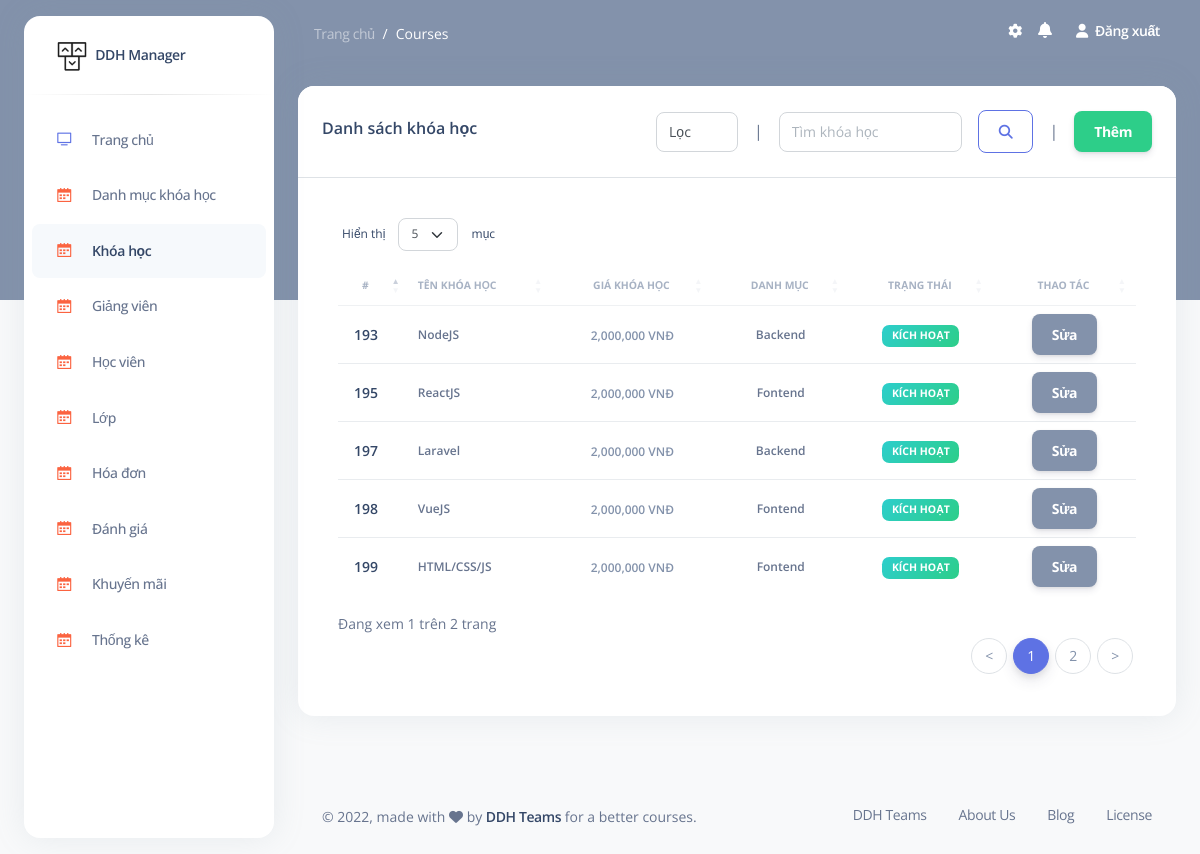
The app's page /admin/courses (signed in), older data.
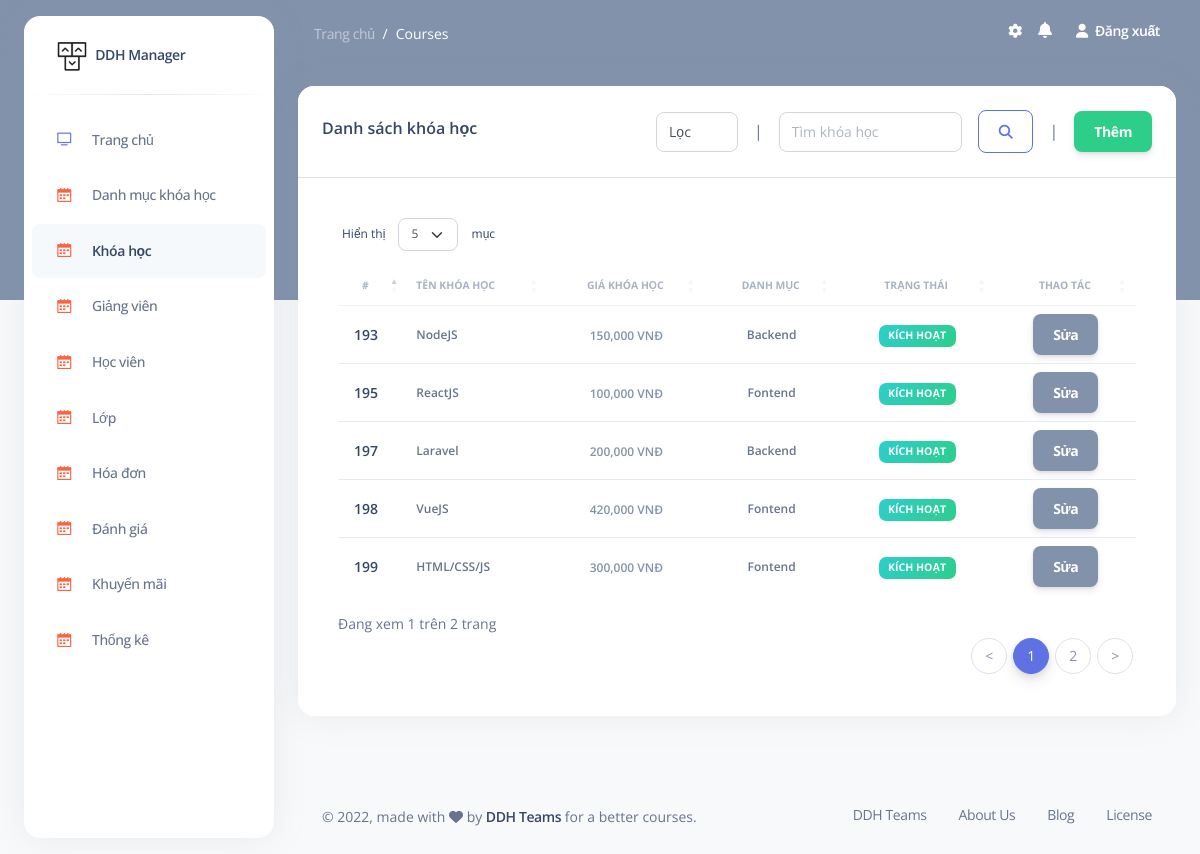
The same page, newer data.
### tables this page shows
CREATE TABLE `courses` (
                           `id` int NOT NULL,
                           `name_course` varchar(255) DEFAULT NULL,
                           `price_course` int DEFAULT NULL,
                           `image_course` varchar(255) DEFAULT NULL,
                           `status_course` tinyint DEFAULT '0',
                           `description_course` text,
                           `quote` text,
                           `discount` smallint DEFAULT '0',
                           `created_at` timestamp NULL DEFAULT NULL,
                           `updated_at` timestamp NULL DEFAULT NULL,
                           `id_category` int DEFAULT NULL
);

CREATE TABLE `categories` (
                              `id` int NOT NULL,
                              `name_category` varchar(255) DEFAULT NULL
);

### models/admin/courses.php (called while the page is built, shortened)
<?php
    function courses_read(){
        $sql = "SELECT courses.*,categories.name_category
            FROM `courses`
            INNER JOIN categories ON courses.id_category = categories.id
        ";
        return query($sql);
    }
?>

### models/process_db.php (called while the page is built, shortened)
<?php
    function connect(){
        $conn = null;
        try {
            $conn = new PDO("mysql:host=".DB_HOST.";dbname=".DB_NAME."", DB_USER, DB_PASS);
            $conn->setAttribute(PDO::ATTR_ERRMODE, PDO::ERRMODE_EXCEPTION);
        }catch(PDOException $e){
            echo "Connection failed: " . $e->getMessage();
        }
        return $conn;
    }
    function query($sql){
        $sql_args = array_slice(func_get_args(), 1);
        try {
            $stmt = connect()->prepare($sql);
            $stmt->execute($sql_args);
            $rows = $stmt->fetchAll();
            return $rows;
        } catch (PDOException $e) {
            throw $e;
        }
    }
?>

### views/admin/courses/read.php (the view, shortened to what the changed rows need)
<section class="container-fluid py-4">
    <div class="row">
        <div class="col-12">
            <div class="card mb-4">
                <div class="card-body ">
                    <div class="table-responsive p-3">
                        <table class="table align-items-center " id="example">
                            <thead>
                            <tr>
                                <th class="text-uppercase text-secondary text-xxs font-weight-bolder opacity-7">#</th>
                                <th class="text-uppercase text-secondary text-xxs font-weight-bolder opacity-7 ps-2">Tên khóa học</th>
                                <th class="text-center text-uppercase text-secondary text-xxs font-weight-bolder opacity-7">Giá khóa học</th>
                                <th class="text-center text-uppercase text-secondary text-xxs font-weight-bolder opacity-7">Danh mục</th>
                                <th class="text-center text-uppercase text-secondary text-xxs font-weight-bolder opacity-7">Trạng thái</th>
                                <th class="text-center text-uppercase text-secondary text-xxs font-weight-bolder opacity-7">Thao tác</th>
                            </tr>
                            </thead>
                            <tbody>
                            <?php if(!empty($courses_read)){ ?>
                                <?php foreach ($courses_read as $keys => $values): ?>
                                    <tr>
                                        <td>
                                            <div class="d-flex px-2 py-1">
                                                <div class="d-flex flex-column justify-content-center">
                                                    <h6 class="mb-0 text-sm"><?= $values['id'] ?></h6>
                                                </div>
                                            </div>
                                        </td>
                                        <td><p class="text-xs font-weight-bold mb-0"><?= $values['name_course'] ?></p></td>
                                        <td class="align-middle text-center">
                                            <span class="text-secondary text-xs font-weight-bold"><?= number_format($values['price_course'], 0, '', ',') ?> VNĐ</span>
                                        </td>
                                        <td><p class="text-xs font-weight-bold mb-0 text-center"><?= $values['name_category'] ?></p></td>
                                        <td class="align-middle text-center text-sm">
                                            <?=
                                            $values['status_course'] == 0
                                                ? '<span class="badge badge-sm bg-gradient-success">Kích hoạt</span>'
                                                : '<span class="badge badge-sm bg-gradient-warning">Chưa kích hoạt</span>'
                                            ?>
                                        </td>
                                        <td class="align-middle text-center d-flex justify-content-center align-items-center">
                                            <span class="text-secondary text-xs font-weight-bold"><a class="btn btn-secondary m-0" href="<?= COURSES ?>/update/<?= $values['id'] ?>">Sửa</a></span>&emsp;
                                        </td>
                                    </tr>
                                <?php endforeach; ?>
                            <?php } ?>
                            </tbody>
                        </table>
                    </div>
                </div>
            </div>
        </div>
    </div>
</section>

Row changes from the older to the newer data that the page shows:
changed courses "NodeJS": price_course "2,000,000" → "150,000"
changed courses "ReactJS": price_course "2,000,000" → "100,000"
changed courses "Laravel": price_course "2,000,000" → "200,000"
changed courses "VueJS": price_course "2,000,000" → "420,000"
changed courses "HTML/CSS/JS": price_course "2,000,000" → "300,000"
